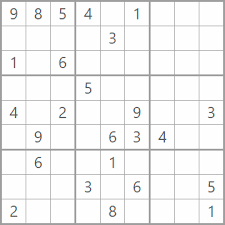
#> input picture Nesne Tespiti/KoseAlgilama/sudoku.png, 225 x 225 px, found by its file name
$ python KoseAlgilama.py
#> lines starting #> are read from the running program, lines starting #| are printed output that depends on the picture
import cv2
import matplotlib.pyplot as plt
import numpy as np

# resmi içe aktarma
img = cv2.imread(r"C:\Users\MUSA\Desktop\Nesne Tespiti\KoseAlgilama\sudoku.png", 0)
#> img: shape (225, 225); min 72, max 255, mean 242.4
img = np.float32(img)
print(img.shape)
#| (225, 225)

"""
np.float32(img): Görüntüdeki piksel değerlerinin veri tipini float32'ye dönüştürür. Bu dönüşüm, bazı algoritmalar için gereklidir (örneğin Harris köşe tespiti).
print(img.shape): Görüntünün boyutlarını (yükseklik, genişlik) yazdırır.
"""
plt.figure()
plt.imshow(img, cmap="gray")
plt.axis("off")

"""
plt.imshow(): Görüntüyü gri tonlamada gösterir.
plt.axis("off"): Eksenleri (x, y) gizler.
"""

# harris corner detection
dst = cv2.cornerHarris(img, blockSize = 2, ksize = 3, k = 0.04)
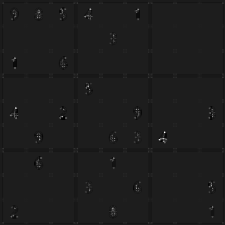
#> dst: shape (225, 225) float32; min -10318229, max 78402576, mean -69381.2; drawn with min black and max white

"""
cv2.cornerHarris(): Harris köşe tespiti algoritmasını uygular. Bu algoritma, görüntüdeki köşe noktalarını tespit etmeye çalışır.
blockSize = 2: Köşe hesaplaması için kullanılan bölgeyi tanımlar (burada 2x2'lik bir alan).
ksize = 3: Sobel operatörünün kernel boyutudur.
k = 0.04: Algoritmanın hassasiyetini belirleyen sabittir.
"""

plt.figure()
plt.imshow(dst, cmap = "gray")
plt.axis("off")

"""
dst: Harris köşe tespitinin çıktısıdır. Bu çıktı, köşe olma olasılığına göre parlaklık değeri yüksek olan bölgeleri gösterir.
Görselleştirilen bu görüntüde, köşe bölgeleri beyaz renkte görünür.
"""

dst = cv2.dilate(dst, None)
img[dst>0.2*dst.max()] = 1
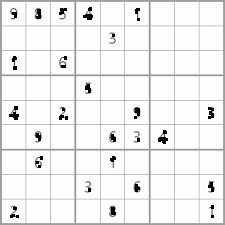
#> img: shape (225, 225) float32; min 1, max 255, mean 239

"""
cv2.dilate(): Görüntüdeki parlak bölgeleri büyütür. Bu, tespit edilen köşelerin daha belirgin hale gelmesini sağlar.
img[dst>0.2*dst.max()] = 1: Tespit edilen köşe noktalarına beyaz (1) değeri atanır.
"""

plt.figure()
plt.imshow(dst, cmap = "gray")
plt.axis("off")

"""
Görüntüdeki köşe noktalarının daha belirgin olduğu final halini gösterir.
"""

# shi tomasi detection
img = cv2.imread(r"C:\Users\MUSA\Desktop\Nesne Tespiti\KoseAlgilama\sudoku.png", 0)
img = np.float32(img)
corners = cv2.goodFeaturesToTrack(img, 130, 0.01, 10)
#> corners = 130 rows, first 8: [38, 11], [162, 137], [112, 208], [137, 9], [15, 107], [211, 207], [14, 57], [38, 135]
corners = np.int64(corners)

"""
130: Tespit edilecek maksimum köşe sayısı.
0.01: Bu, minimum köşe tespiti kalitesini belirler (daha düşük değerler daha fazla köşe tespit eder).
10: Köşeler arasındaki mesafe için minimum sınır.
np.int64(corners): Tespit edilen köşe noktalarını tam sayı tipine dönüştürür.
"""

for i in corners:
    x,y = i.ravel()
    cv2.circle(img, (x,y), 3, (125,125,125), cv2.FILLED)
#> this loop made 130 passes
#> (x, y) on passes 1 to 12: (38, 11), (162, 137), (112, 208), (137, 9), (15, 107), (211, 207), (14, 57), (38, 135), (62, 10), (88, 189), (136, 109), (211, 115)
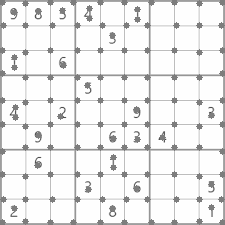
#> img: shape (225, 225) float32; min 72, max 255, mean 235.7
plt.imshow(img)
plt.axis("off")

"""
for i in corners: Tespit edilen her bir köşe için döngüye girilir.
x, y = i.ravel(): Köşe noktasının x ve y koordinatları ayrılır.
cv2.circle(): Tespit edilen köşe noktalarına 3 piksel çapında beyaz bir daire çizer.
Son olarak, tüm köşe noktaları ile işaretlenmiş görüntü ekrana getirilir.
"""

plt.show()
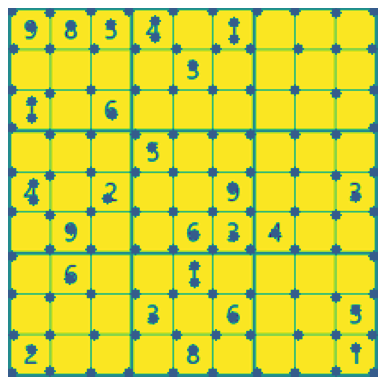
#> figure drawn by matplotlib, 1 panel


"""
Özet:
Bu kod, iki farklı köşe tespiti algoritmasını (Harris ve Shi-Tomasi) kullanarak bir görüntüdeki köşe noktalarını tespit eder.
İlk olarak, Harris köşe tespiti ile köşe noktaları belirlenir ve büyütülerek görselleştirilir.
Ardından, Shi-Tomasi köşe tespiti kullanılarak daha fazla köşe tespiti yapılır ve her bir köşe üzerine daireler çizilir.
"""
